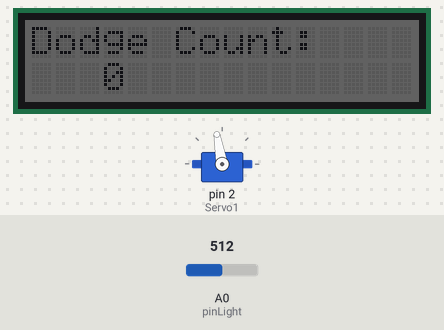
This sketch was run on a simulated Arduino Uno, built with avr-gcc and run on an emulated ATmega328P. Parts: 16×2 character LCD, servo. The test bench sets the inputs (shaded band); at power-on: A0 (pinLight) = 512.

Above: at 1.2 s.
1.3 s: A0 (pinLight) set to 558
2.8 s: A0 (pinLight) set to 584
At 3.2 s:
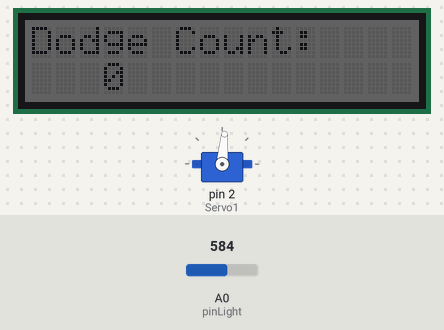
5.8 s: A0 (pinLight) set to 560
At 6.8 s:
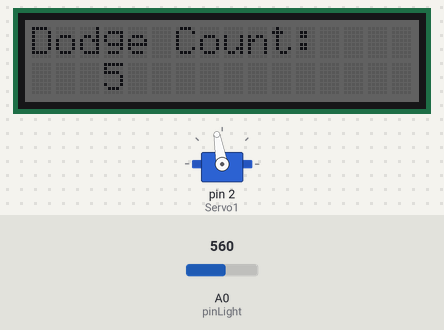
Timing chart, 0 to 8.8 s (numbered marks = the images above; inputs shaded):
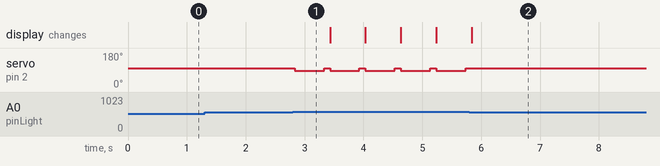

Measured:
- the behaviour switches between 570 and 571 on A0 (pinLight) (found by bisection; images 0 and 1)
- after the input at 1.3 s, every drawn part: stays the same
- after the input at 2.8 s, servo on pin 2 (Servo1): alternates 100° for 0.10 s and 85° for 0.50 s, starting at once
- after the input at 5.8 s, servo on pin 2 (Servo1): stops changing and stays 100°

The sketch:

FFX_LightningDodge.ino
```cpp
#include <Servo.h>
#include <Wire.h>
#include "rgb_lcd.h"

rgb_lcd lcd;

const int colorR = 50;
const int colorG = 50;
const int colorB = 50;

const int pinLight = A0;
Servo Servo1;
int dodgecount = 0;

void setup()
{
    // set up the LCD's number of columns and rows:
    lcd.begin(16, 2);
    lcd.setRGB(colorR, colorG, colorB);

    // Print a message to the LCD.
    lcd.print("Dodge Count:");
    Servo1.attach(2);
    Servo1.write(100);
}

void loop()
{
  int lightvalue = analogRead(pinLight);
    // reads from light sensor
    lcd.setCursor(3, 1);
    lcd.print(dodgecount);
    // prints number of successful dodges to LCD
    if(lightvalue>570){
      Servo1.write(85);
      delay(500);
      Servo1.write(100);
      dodgecount++;
      // If the light sensor is triggered, rotates the servo, holds position and returns back to original position.
    }

    delay(100);
}
```
